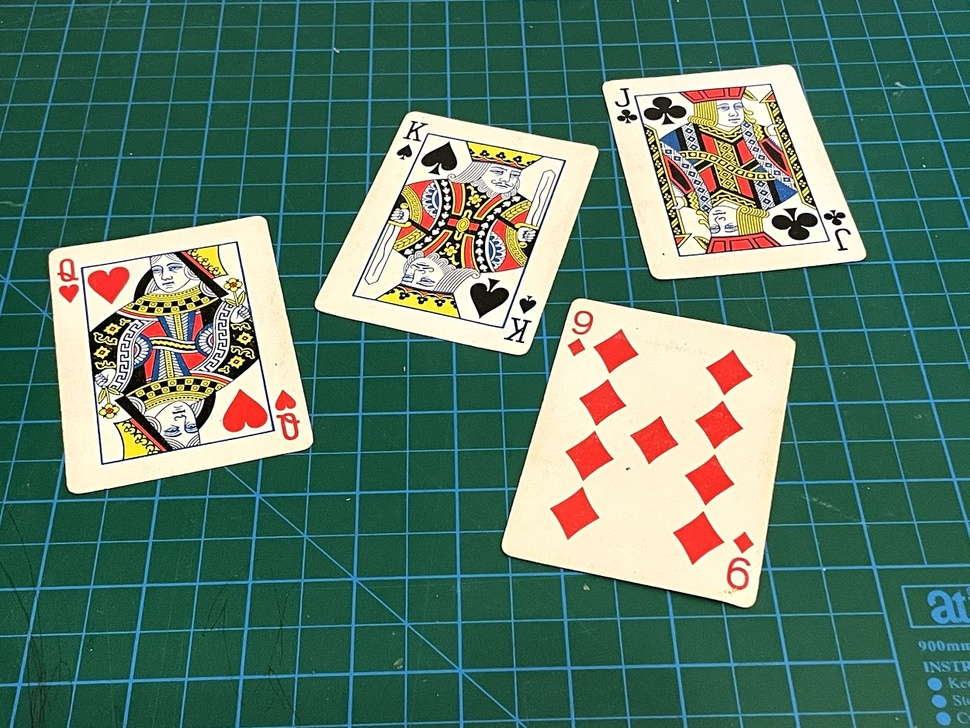
//> input picture Resources/cards.jpg, 970 x 728 px, shrunk from 1250 x 938 before the run, given in place of the camera
$ ./doc_scanner   (built with g++ and OpenCV 4)
//> lines starting //> are read from the running program, lines starting //| are printed output that depends on the picture; after the words box and inside, x2 and y2 are one past the last pixel; in counts of white or black regions, pixels touching at a corner belong together
/**
 * @file doc_scanner.cpp
 * @author Attahiru Jibril (attahiruj@gmail.com)
 * @brief
 * @version 0.1
 * @date 2024-12-28
 *
 * @copyright Copyright (c) 2024
 *
 */

#include <iostream>
#include <opencv2/opencv.hpp>
#include <opencv2/imgproc.hpp>
#include <opencv2/highgui.hpp>
#include <optional>

using namespace std;
using namespace cv;

bool debug = true;

const Scalar CYAN = Scalar(182, 196, 46);
const Scalar RED = Scalar(84, 0, 255);

// Invalid points type
vector<Point> invalid_points = {Point(-1, -1)};


/**
 * @brief preprocess function to preprocess image
 *
 * @param input input image
 * @return Mat preprocessed image
 */
Mat preprocess(Mat input)
{
  Mat gray, blur, canny, dilated;
  Mat kernel = getStructuringElement(MORPH_RECT, Size(3, 3));

  int blur_size = 7;

  cvtColor(input, gray, COLOR_BGR2GRAY);        // rgb to grayscale
  GaussianBlur(gray, blur, Size(blur_size, blur_size), 3);      // blur
  Canny(blur, canny, 25, 75);                   // edge detection
  dilate(canny, dilated, kernel);               // dilation

  return dilated;
}

/**
 * @brief getDocBounds function to get document bounds
 *
 * @param input input image
 * @return vector<Point> document bounds
 */
vector<Point> getDocBounds(Mat input)
{
  vector<vector<Point>> contours;
  vector<Vec4i> heirarchy;
  static vector<Point> prev_doc_identified;
  int likely_doc = -1;

  Mat processed = preprocess(input);
  findContours(processed, contours, heirarchy, RETR_EXTERNAL, CHAIN_APPROX_SIMPLE);

  vector<vector<Point>> min_polygon(contours.size());   // Minimum bounding box poligon, used to predict shape

  for (int i = 0; i < contours.size(); i++) {

    // draw contours
    double area = contourArea(contours[i]);

    if (area > 1000) {      // skip small contours
      // Find minimum polygon, assume quadrilateral is document
      double perimeter    = arcLength(contours[i], true);
      approxPolyDP(contours[i], min_polygon[i], 0.02*perimeter, true);

      if (min_polygon[i].size() == 4 && isContourConvex(min_polygon[i])) {
        likely_doc = i;
        prev_doc_identified = min_polygon[i];
      }
    }
  }

  if (likely_doc >= 0) {
    drawContours(input, min_polygon, likely_doc, CYAN, 2);
  } else if (prev_doc_identified.size() > 0) {
    vector<vector<Point>> prev_doc_contour = {prev_doc_identified};
    drawContours(input, prev_doc_contour, 0, CYAN, 2);
  } else {
    // draw  small X mid screen
    int x = input.cols / 2;
    int y = input.rows / 2;
    line(input, Point(x-50, y-50), Point(x+50, y+50), RED, 2);
    line(input, Point(x-50, y+50), Point(x+50, y-50), RED, 2);

    return invalid_points;
  }

  return prev_doc_identified;
}

/**
 * @brief sortDocBounds function to sort document bounds
 *
 * @param doc_bounds document bounds
 * @return vector<Point> sorted document bounds
 */
vector<Point> sortDocBounds(vector<Point> doc_bounds)
{
  if (doc_bounds.size() != 4) {
    cout << "Invalid document bounds" << endl;
    return invalid_points;
  }

  vector<Point> sorted_bounds;
  vector<int> sums, diffs;
  int tl, tr, br, bl;

  for (int i = 0; i < doc_bounds.size(); i++) {
    sums.push_back( doc_bounds[i].x + doc_bounds[i].y );
    diffs.push_back( doc_bounds[i].x - doc_bounds[i].y );
  }

  tl = min_element(sums.begin(), sums.end()) - sums.begin();
  tr = max_element(diffs.begin(), diffs.end()) - diffs.begin();
  bl = min_element(diffs.begin(), diffs.end()) - diffs.begin();
  br = max_element(sums.begin(), sums.end()) - sums.begin();

  sorted_bounds.push_back(doc_bounds[tl]);
  sorted_bounds.push_back(doc_bounds[tr]);
  sorted_bounds.push_back(doc_bounds[bl]);
  sorted_bounds.push_back(doc_bounds[br]);

  return sorted_bounds;
}

/**
 * @brief wrapDoc function to wrap document image
 *
 * @param input input image
 * @param doc_bounds document bounds
 * @param width width of the document
 * @param height height of the document
 * @param crop crop the image
 * @return Mat wrapped document image
 */
Mat wrapDoc(Mat input, vector<Point> doc_bounds, float width=0, float height=0, bool crop=true)
{
  if (doc_bounds.size() != 4) {
    cout << "Invalid document bounds" << endl;
    return input;
  }

  // estimate width and height from bounds
  if (width <= 0 || height <= 0) {
    int max_width = max(doc_bounds[1].x - doc_bounds[0].x, doc_bounds[3].x - doc_bounds[2].x);
    int max_height = max(doc_bounds[2].y - doc_bounds[0].y, doc_bounds[3].y - doc_bounds[1].y);
    width = (float) max_width;
    height = (float) max_height;
  }

  Point doc_dim((int)width, (int)height);
  Mat matrix, img_warp;

  Point2f src_coord[4] = {doc_bounds[0], doc_bounds[1], doc_bounds[2], doc_bounds[3]};

  Point2f dest_coord[4] = {
    {0.0f, 0.0f},
    {width, 0.0f},
    {0.0f, height},
    {width, height}
  };

  // get transformation matrix and warp image
  matrix = getPerspectiveTransform(src_coord, dest_coord);
  warpPerspective(input, img_warp, matrix, doc_dim);

  // crop image
  if (crop) {
    int crop_amount = 10;
    Rect crop_region(crop_amount, crop_amount, (int) width-crop_amount*2, (int) height-crop_amount*2);
    img_warp = img_warp(crop_region);
  }

  return img_warp;
}

/**
 * @brief mouseCallback function to capture mouse click position
 *
 * @param event event type
 * @param xPos
 * @param yPos
 * @param flags
 * @param userdata the point object to store the mouse click position
 */
// [9 lines left out: function mouseCallback, not called in this run]


int main()
{
  bool from_camera = true;
  bool running = true;

  string window = "Doc Scanner";
  namedWindow(window, WINDOW_AUTOSIZE);

  Point mouse_click_pos;
  setMouseCallback(window, mouseCallback, &mouse_click_pos);

  Mat doc_original;
  Mat doc_scanned;
  vector<Point> doc_bounds;

  if (from_camera) {
    VideoCapture cap(1);
    while(1) {
      cap.read(doc_original);
//> doc_original is the input picture: 728 rows x 970 cols, CV_8UC3; mean B, G, R 104.7, 121.2, 88.9

      // wait for mouse click to capture image
      if ( mouse_click_pos.x > 0 && mouse_click_pos.y > 0 )
        break;

      if (doc_original.empty())
        continue;

      doc_bounds = getDocBounds(doc_original);
//> in preprocess, `cvtColor(input, gray, COLOR_BGR2GRAY);`:
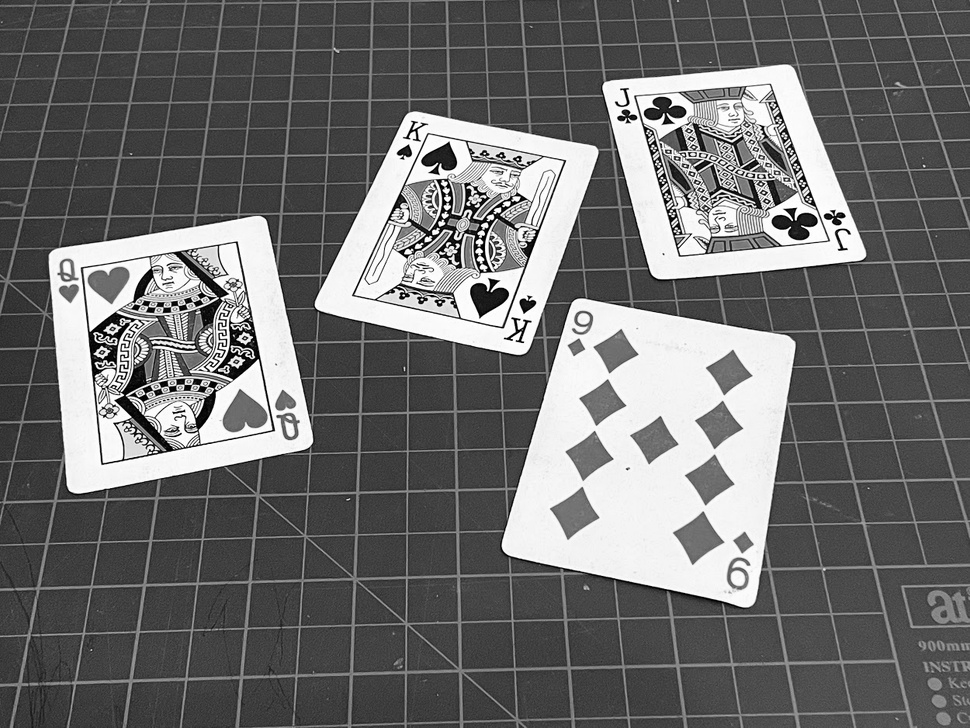
//> gray: 728 rows x 970 cols, CV_8UC1; min 0, max 255, mean 109.7
//> in preprocess, `GaussianBlur(gray, blur, Size(blur_size, blur_size), 3);`:
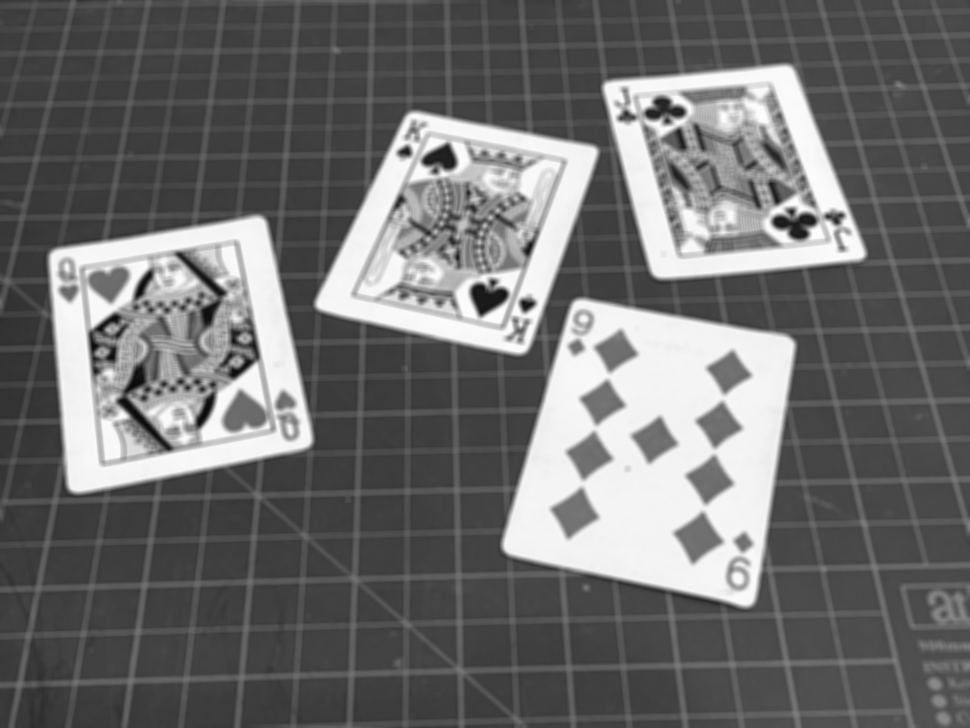
//> blur: 728 rows x 970 cols, CV_8UC1; min 8, max 252, mean 109.7
//> in preprocess, `Canny(blur, canny, 25, 75);`:
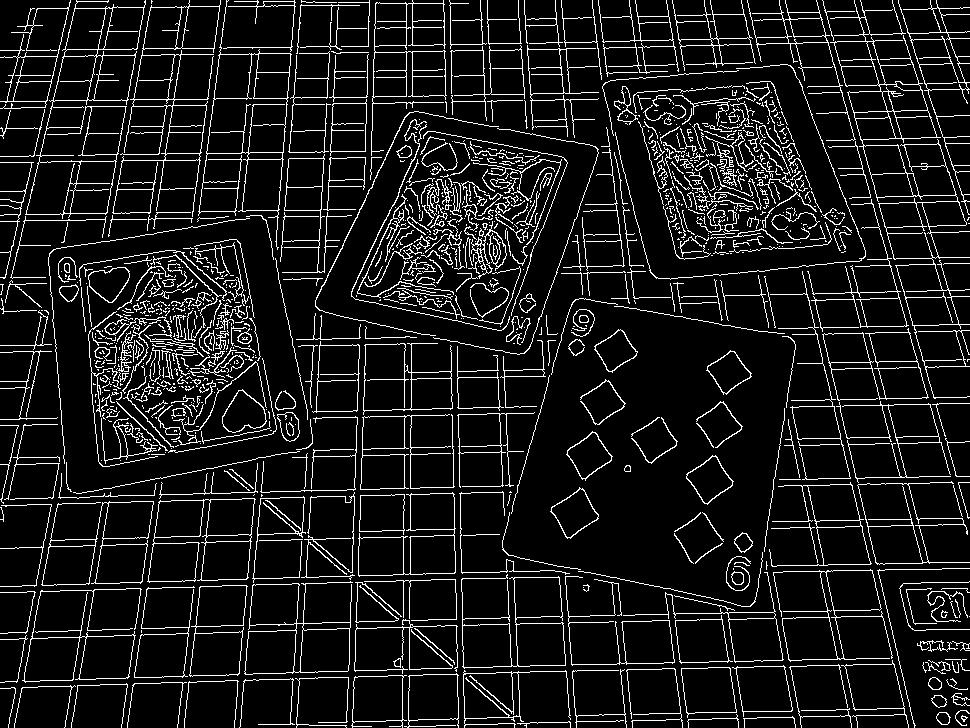
//> canny: 728 rows x 970 cols, CV_8UC1; 9.8% white in thin lines or dots
//> in preprocess, `dilate(canny, dilated, kernel);`:
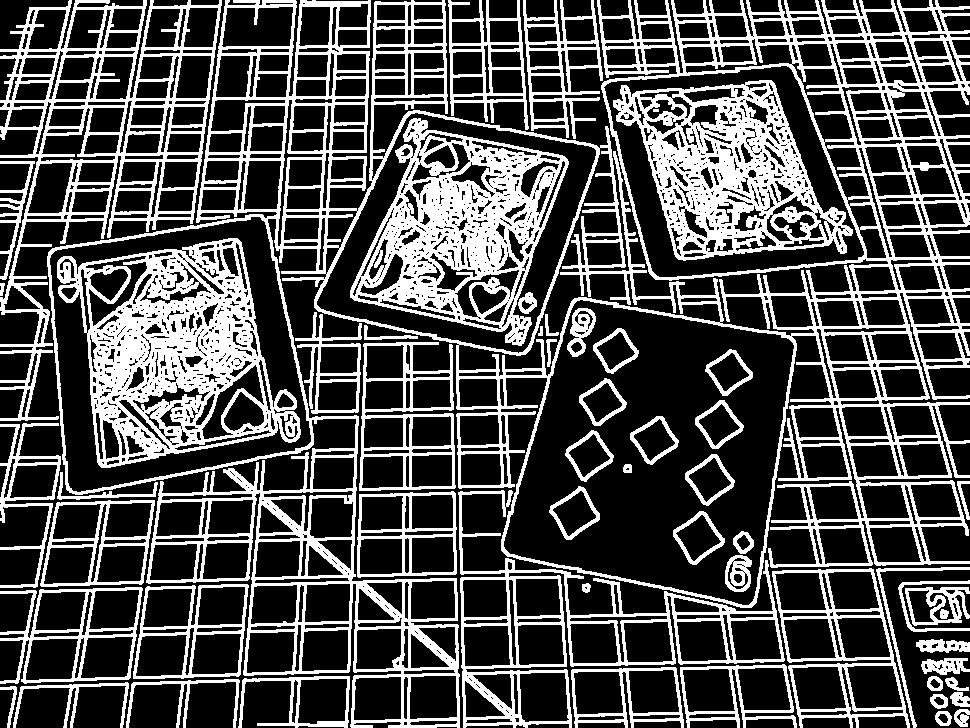
//> dilated: 728 rows x 970 cols, CV_8UC1; 30.7% white; 58 white regions (1 under 20 px)
//> in getDocBounds, `findContours(processed, contours, heirarchy, RETR_EXTERNAL, CHAIN_APPR..`: contours = 36 contours; largest, box (x1, y1, x2, y2) and area: (47, 0, 970, 728) 404320, (0, 0, 222, 421) 41899, (458, 490, 785, 728) 27656, (772, 568, 910, 728) 15168, (359, 342, 456, 491) 11960
//> in getDocBounds, `vector<vector<Point>> min_polygon(contours.size());`: min_polygon = 36 empty contours
//> the loop in getDocBounds, `for (int i = 0; i < contours.size(); i++)` made 36 passes
//> (area, perimeter) on passes 10, 11, 12, 15, 16, 17, 20, 22, 23, 24, 27, 28: (3144.5, 478.7), (5511, 473.4), (5361.5, 597.4), (1880, 282.7), (10063, 808.6), (9356, 485.9), (15167.5, 823.7), (8317.5, 382), (8000.5, 365.7), (27656.5, 2436.2), (3085.5, 921), (11960, 769.4)
//> area on passes 1 to 6: 186.5, 196, 191.5, 189, 127.5, 610.5
//> in getDocBounds, `drawContours(input, min_polygon, likely_doc, CYAN, 2);`:
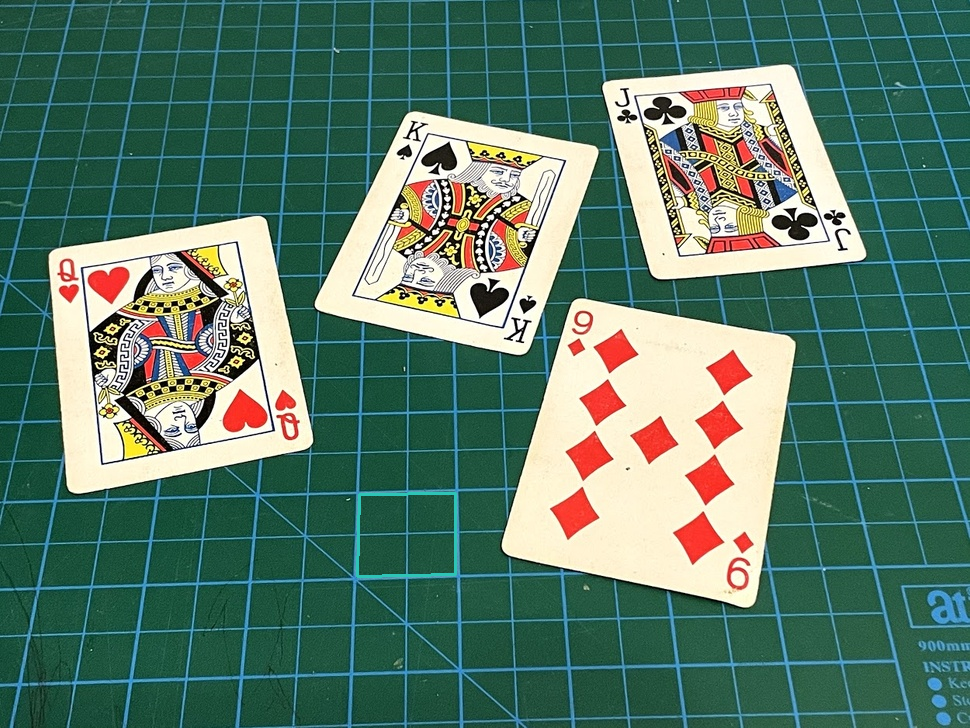
//> input: 728 rows x 970 cols, CV_8UC3; 0.15% of pixels changed, all inside (x1, y1, x2, y2) = (356, 492, 457, 578)
//> doc_bounds = 4 Points (x, y): [455, 493], [359, 494], [357, 576], [455, 574]
      imshow(window, doc_original);
      if (waitKey(10) == 'q') {
//> the 'q' key is pressed
        running = false;
        break;
      }
    }

  } else {
    string path = "./Resources/paper.jpg";
    doc_original = imread(path);
  }

  if (doc_bounds == invalid_points) {
    cout << "Invalid document bounds" << endl;
    return -1;
  }

  doc_bounds = sortDocBounds(doc_bounds);
//> the loop in sortDocBounds, `for (int i = 0; i < doc_bounds.size(); i++)` made 4 passes
//> in sortDocBounds, `tl = min_element(sums.begin(), sums.end()) - sums.begin();`: tl = 1
//> in sortDocBounds, `tr = max_element(diffs.begin(), diffs.end()) - diffs.begin();`: tr = 0
//> in sortDocBounds, `bl = min_element(diffs.begin(), diffs.end()) - diffs.begin();`: bl = 2
//> in sortDocBounds, `br = max_element(sums.begin(), sums.end()) - sums.begin();`: br = 3
//> in sortDocBounds, `sorted_bounds.push_back(doc_bounds[tl]);`: sorted_bounds = 1 Point (x, y): [359, 494]
//> in sortDocBounds, `sorted_bounds.push_back(doc_bounds[tr]);`: sorted_bounds = 2 Points (x, y): [359, 494], [455, 493]
//> in sortDocBounds, `sorted_bounds.push_back(doc_bounds[bl]);`: sorted_bounds = 3 Points (x, y): [359, 494], [455, 493], [357, 576]
//> in sortDocBounds, `sorted_bounds.push_back(doc_bounds[br]);`: sorted_bounds = 4 Points (x, y): [359, 494], [455, 493], [357, 576], [455, 574]
//> doc_bounds has the same summary as sorted_bounds in sortDocBounds
  doc_scanned = wrapDoc(doc_original, doc_bounds);
//> in wrapDoc, `int max_width = max(doc_bounds[1].x - doc_bounds[0].x, doc_bounds[3].x..`: max_width = 98
//> in wrapDoc, `int max_height = max(doc_bounds[2].y - doc_bounds[0].y, doc_bounds[3]...`: max_height = 82
//> in wrapDoc, `width = (float) max_width;`: width = 98
//> in wrapDoc, `height = (float) max_height;`: height = 82
//> in wrapDoc, `Point doc_dim((int)width, (int)height);`: doc_dim = Point(98, 82)
//> in wrapDoc, `Point2f src_coord[4] = {doc_bounds[0], doc_bounds[1], doc_bounds[2], d..`: src_coord has the same summary as sorted_bounds in sortDocBounds
//> in wrapDoc, `Point2f dest_coord[4] = { {0.0f, 0.0f}, {width, 0.0f}, {0.0f, height},..`: dest_coord = 4 Points (x, y): [0, 0], [98, 0], [0, 82], [98, 82]
//> in wrapDoc, `matrix = getPerspectiveTransform(src_coord, dest_coord);`: matrix = [[1.1, 0.0268, -407.6], [0.0116, 1.11, -553.2], [-0.00013, 0.000273, 1]]
//> in wrapDoc, `warpPerspective(input, img_warp, matrix, doc_dim);`:
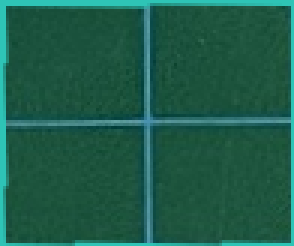
//> img_warp: 82 rows x 98 cols, CV_8UC3 (shown 3 times larger); mean B, G, R 73.4, 92.5, 29.9
//> in wrapDoc, `Rect crop_region(crop_amount, crop_amount, (int) width-crop_amount*2, ..`: crop_region = Rect(10, 10, 78, 62)
//> in wrapDoc, `img_warp = img_warp(crop_region);`:
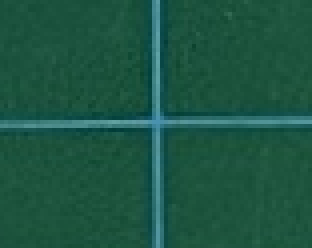
//> img_warp: 62 rows x 78 cols, CV_8UC3 (shown 4 times larger); mean B, G, R 66.4, 85.5, 28.9

  if (debug) {
    for (int i = 0; i < doc_bounds.size(); i++) {
      putText(doc_original, to_string(i), doc_bounds[i], FONT_HERSHEY_PLAIN, 2, Scalar(255, 255, 0), 2);
    }
//> this loop made 4 passes
//> doc_original: 728 rows x 970 cols, CV_8UC3; mean B, G, R 104.9, 121.5, 88.9
  }

  imshow(window, doc_scanned);
  waitKey(0);


  return 0;
}

$ run again, on Resources/test.png
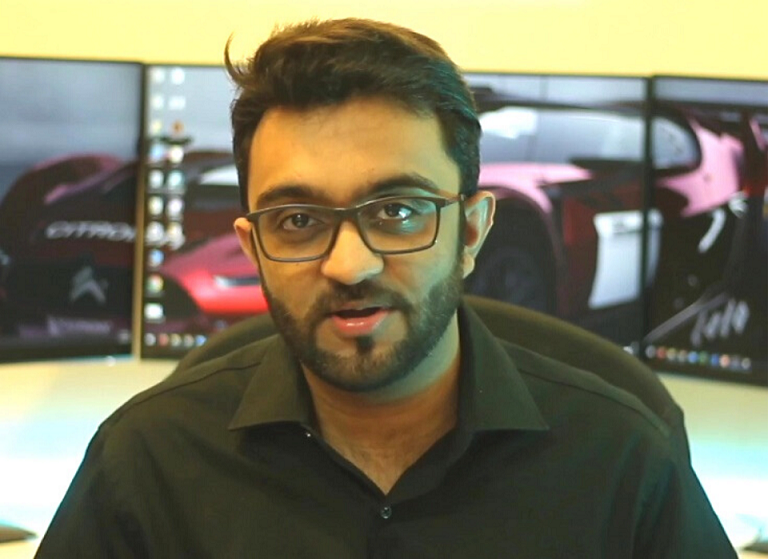
//> input picture Resources/test.png, 768 x 559 px, given in place of the camera
//> doc_original is the input picture: 559 rows x 768 cols, CV_8UC3; mean B, G, R 94.1, 117.1, 120.5
//> in preprocess, `Canny(blur, canny, 25, 75);`:
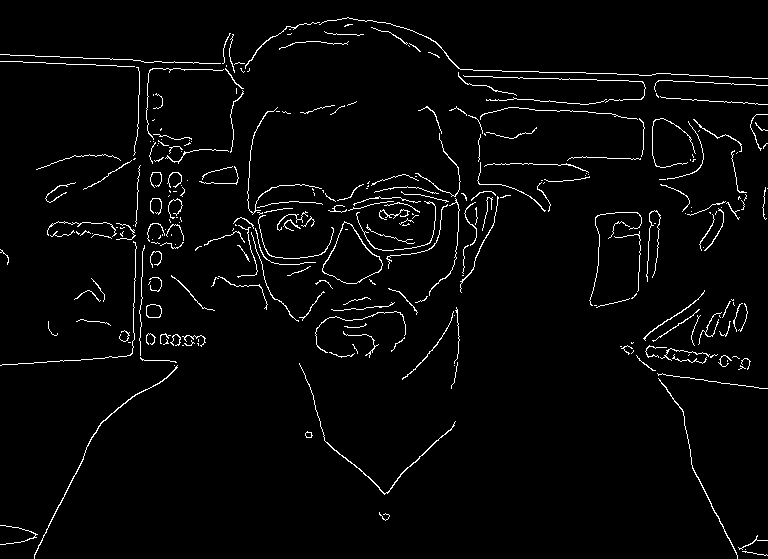
//> canny: 559 rows x 768 cols, CV_8UC1; 2.9% white in thin lines or dots
//> dilated: 559 rows x 768 cols, CV_8UC1; 9.7% white; 67 white regions (3 under 20 px)
//> contours = 64 contours, 2 with area under 20; largest, box (x1, y1, x2, y2) and area: (0, 16, 768, 165) 13907, (448, 105, 646, 213) 11173, (588, 211, 643, 309) 4126, (194, 106, 365, 323) 2642, (355, 105, 468, 316) 2465
//> min_polygon = 64 empty contours
//> the loop in getDocBounds, `for (int i = 0; i < contours.size(); i++)` made 64 passes
//> (area, perimeter) on passes 6, 32, 33, 34, 38, 39, 43, 46: (1106.5, 862.1), (1134, 849.2), (2340.5, 229), (4126, 288.7), (1058, 378.9), (1846, 294.9), (1419, 312.1), (2098, 961.4)
//> input: 559 rows x 768 cols, CV_8UC3; 0.18% of pixels changed, all inside (x1, y1, x2, y2) = (589, 210, 640, 308)
//> `doc_bounds = getDocBounds(doc_original);`: doc_bounds = 4 Points (x, y): [638, 211], [594, 216], [590, 306], [637, 295]
//> the loop in sortDocBounds, `for (int i = 0; i < doc_bounds.size(); i++)` made 4 passes
//> tl = 1
//> tr = 0
//> bl = 2
//> br = 3
//> in sortDocBounds, `sorted_bounds.push_back(doc_bounds[tl]);`: sorted_bounds = 1 Point (x, y): [594, 216]
//> in sortDocBounds, `sorted_bounds.push_back(doc_bounds[tr]);`: sorted_bounds = 2 Points (x, y): [594, 216], [638, 211]
//> in sortDocBounds, `sorted_bounds.push_back(doc_bounds[bl]);`: sorted_bounds = 3 Points (x, y): [594, 216], [638, 211], [590, 306]
//> in sortDocBounds, `sorted_bounds.push_back(doc_bounds[br]);`: sorted_bounds = 4 Points (x, y): [594, 216], [638, 211], [590, 306], [637, 295]
//> `doc_bounds = sortDocBounds(doc_bounds);`: doc_bounds has the same summary as sorted_bounds in sortDocBounds
//> max_width = 47
//> max_height = 90
//> width = 47
//> height = 90
//> doc_dim = Point(47, 90)
//> src_coord has the same summary as sorted_bounds in sortDocBounds
//> dest_coord = 4 Points (x, y): [0, 0], [47, 0], [0, 90], [47, 90]
//> matrix = [[0.628, 0.0279, -378.8], [0.0757, 0.666, -188.9], [-0.000792, 0.000425, 1]]
//> crop_region = Rect(10, 10, 27, 70)
//> the loop `for (int i = 0; i < doc_bounds.size(); i++)` made 4 passes
//> after the loop `for (int i = 0; i < doc_bounds.size(); i++)`:
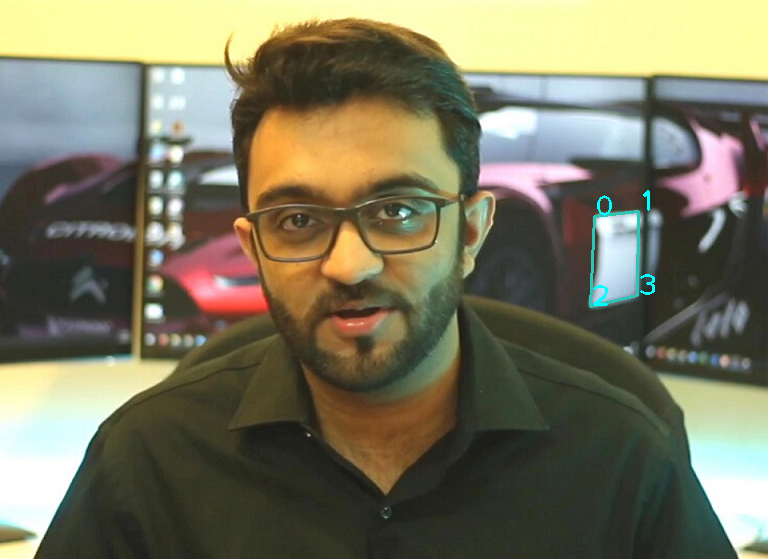
//> doc_original: 559 rows x 768 cols, CV_8UC3; mean B, G, R 94.4, 117.3, 120.3
